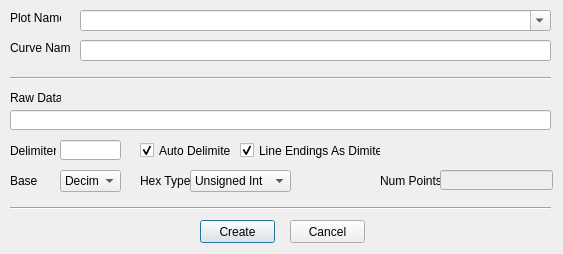
<?xml version="1.0" encoding="UTF-8"?>
<ui version="4.0">
 <class>createPlotFromData</class>
 <widget class="QDialog" name="createPlotFromData">
  <property name="geometry">
   <rect>
    <x>0</x>
    <y>0</y>
    <width>563</width>
    <height>254</height>
   </rect>
  </property>
  <property name="windowTitle">
   <string>Create Plot From Data</string>
  </property>
  <widget class="QComboBox" name="cmbPlotName">
   <property name="geometry">
    <rect>
     <x>80</x>
     <y>10</y>
     <width>471</width>
     <height>21</height>
    </rect>
   </property>
   <property name="editable">
    <bool>true</bool>
   </property>
  </widget>
  <widget class="QLineEdit" name="txtCurveName">
   <property name="geometry">
    <rect>
     <x>80</x>
     <y>40</y>
     <width>471</width>
     <height>21</height>
    </rect>
   </property>
  </widget>
  <widget class="QLineEdit" name="txtDataToPlot">
   <property name="geometry">
    <rect>
     <x>10</x>
     <y>110</y>
     <width>541</width>
     <height>20</height>
    </rect>
   </property>
   <property name="maxLength">
    <number>100000000</number>
   </property>
  </widget>
  <widget class="QLabel" name="label">
   <property name="geometry">
    <rect>
     <x>10</x>
     <y>10</y>
     <width>51</width>
     <height>16</height>
    </rect>
   </property>
   <property name="text">
    <string>Plot Name</string>
   </property>
  </widget>
  <widget class="QLabel" name="label_2">
   <property name="geometry">
    <rect>
     <x>10</x>
     <y>40</y>
     <width>61</width>
     <height>16</height>
    </rect>
   </property>
   <property name="text">
    <string>Curve Name</string>
   </property>
  </widget>
  <widget class="QLabel" name="label_3">
   <property name="geometry">
    <rect>
     <x>10</x>
     <y>170</y>
     <width>46</width>
     <height>21</height>
    </rect>
   </property>
   <property name="text">
    <string>Base</string>
   </property>
  </widget>
  <widget class="QComboBox" name="cmbBase">
   <property name="geometry">
    <rect>
     <x>60</x>
     <y>170</y>
     <width>61</width>
     <height>22</height>
    </rect>
   </property>
   <property name="currentIndex">
    <number>0</number>
   </property>
   <item>
    <property name="text">
     <string>Decimal</string>
    </property>
   </item>
   <item>
    <property name="text">
     <string>Hex</string>
    </property>
   </item>
  </widget>
  <widget class="QLabel" name="lblHexType">
   <property name="geometry">
    <rect>
     <x>140</x>
     <y>170</y>
     <width>51</width>
     <height>21</height>
    </rect>
   </property>
   <property name="text">
    <string>Hex Type</string>
   </property>
  </widget>
  <widget class="QComboBox" name="cmbHexType">
   <property name="geometry">
    <rect>
     <x>190</x>
     <y>170</y>
     <width>101</width>
     <height>22</height>
    </rect>
   </property>
   <item>
    <property name="text">
     <string>Unsigned Int</string>
    </property>
   </item>
   <item>
    <property name="text">
     <string>Signed 8 Bit</string>
    </property>
   </item>
   <item>
    <property name="text">
     <string>Signed 16 Bit</string>
    </property>
   </item>
   <item>
    <property name="text">
     <string>Signed 32 Bit</string>
    </property>
   </item>
   <item>
    <property name="text">
     <string>Signed 64 Bit</string>
    </property>
   </item>
   <item>
    <property name="text">
     <string>Float 32 Bit</string>
    </property>
   </item>
   <item>
    <property name="text">
     <string>Float 64 Bit</string>
    </property>
   </item>
  </widget>
  <widget class="QLabel" name="label_5">
   <property name="geometry">
    <rect>
     <x>10</x>
     <y>140</y>
     <width>46</width>
     <height>21</height>
    </rect>
   </property>
   <property name="text">
    <string>Delimiter</string>
   </property>
  </widget>
  <widget class="QLineEdit" name="txtDelimiter">
   <property name="geometry">
    <rect>
     <x>60</x>
     <y>140</y>
     <width>61</width>
     <height>20</height>
    </rect>
   </property>
  </widget>
  <widget class="QCheckBox" name="chkAutoDelim">
   <property name="geometry">
    <rect>
     <x>140</x>
     <y>140</y>
     <width>91</width>
     <height>21</height>
    </rect>
   </property>
   <property name="text">
    <string>Auto Delimiter</string>
   </property>
   <property name="checked">
    <bool>true</bool>
   </property>
  </widget>
  <widget class="QCheckBox" name="chkLineEndAsDelim">
   <property name="geometry">
    <rect>
     <x>240</x>
     <y>140</y>
     <width>141</width>
     <height>21</height>
    </rect>
   </property>
   <property name="text">
    <string>Line Endings As Dimiter</string>
   </property>
   <property name="checked">
    <bool>true</bool>
   </property>
  </widget>
  <widget class="QLabel" name="label_6">
   <property name="geometry">
    <rect>
     <x>380</x>
     <y>170</y>
     <width>61</width>
     <height>21</height>
    </rect>
   </property>
   <property name="text">
    <string>Num Points</string>
   </property>
  </widget>
  <widget class="QLineEdit" name="txtNumPoints">
   <property name="enabled">
    <bool>false</bool>
   </property>
   <property name="geometry">
    <rect>
     <x>440</x>
     <y>170</y>
     <width>113</width>
     <height>20</height>
    </rect>
   </property>
   <property name="readOnly">
    <bool>true</bool>
   </property>
  </widget>
  <widget class="QPushButton" name="cmdCreate">
   <property name="geometry">
    <rect>
     <x>200</x>
     <y>220</y>
     <width>75</width>
     <height>23</height>
    </rect>
   </property>
   <property name="text">
    <string>Create</string>
   </property>
  </widget>
  <widget class="QPushButton" name="cmdCancel">
   <property name="geometry">
    <rect>
     <x>290</x>
     <y>220</y>
     <width>75</width>
     <height>23</height>
    </rect>
   </property>
   <property name="text">
    <string>Cancel</string>
   </property>
  </widget>
  <widget class="QLabel" name="label_4">
   <property name="geometry">
    <rect>
     <x>10</x>
     <y>90</y>
     <width>51</width>
     <height>16</height>
    </rect>
   </property>
   <property name="text">
    <string>Raw Data</string>
   </property>
  </widget>
  <widget class="Line" name="line">
   <property name="geometry">
    <rect>
     <x>10</x>
     <y>70</y>
     <width>541</width>
     <height>16</height>
    </rect>
   </property>
   <property name="orientation">
    <enum>Qt::Horizontal</enum>
   </property>
  </widget>
  <widget class="Line" name="line_2">
   <property name="geometry">
    <rect>
     <x>10</x>
     <y>200</y>
     <width>541</width>
     <height>16</height>
    </rect>
   </property>
   <property name="orientation">
    <enum>Qt::Horizontal</enum>
   </property>
  </widget>
 </widget>
 <resources/>
 <connections/>
</ui>
